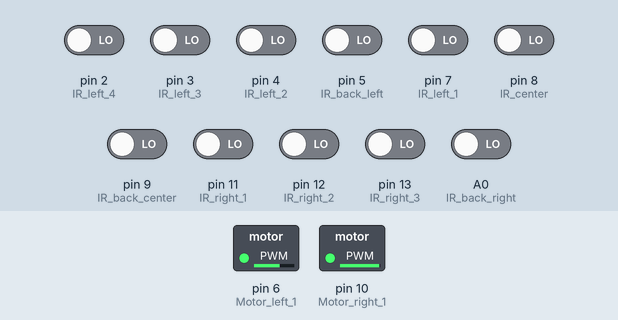
This sketch was run on a simulated Arduino Uno, built with avr-gcc and run on an emulated ATmega328P. Shown: switched loads named in the sketch (green lamp = pin HIGH). The inputs (shaded band) are chosen by the test bench; at power-on: A0 (IR_back_right), pin 2 (IR_left_4), pin 3 (IR_left_3), pin 4 (IR_left_2), pin 5 (IR_back_left), pin 7 (IR_left_1), pin 8 (IR_center), pin 9 (IR_back_center), pin 11 (IR_right_1), pin 12 (IR_right_2), pin 13 (IR_right_3) LOW.

Above: at 1.2 s.
1.3 s: pin 2 (IR_left_4) driven HIGH
At 2.5 s:
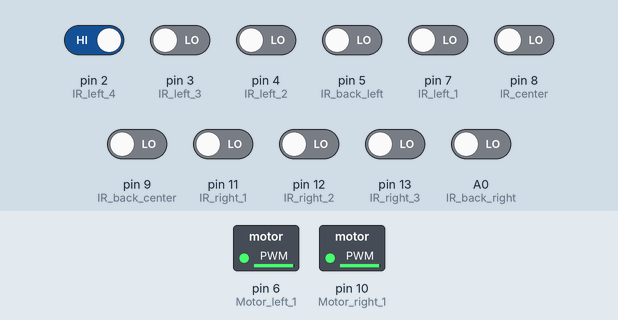
2.8 s: pin 13 (IR_right_3) driven HIGH
At 4.0 s:
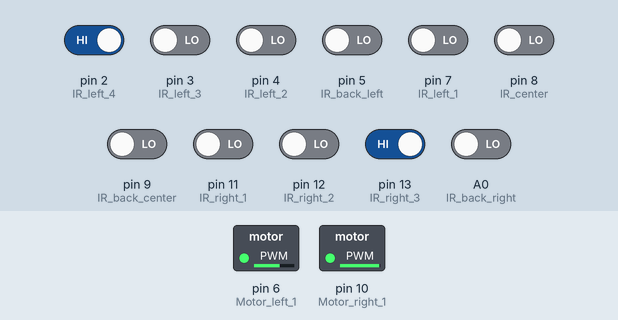
4.3 s: pin 13 (IR_right_3) driven LOW
At 4.8 s:
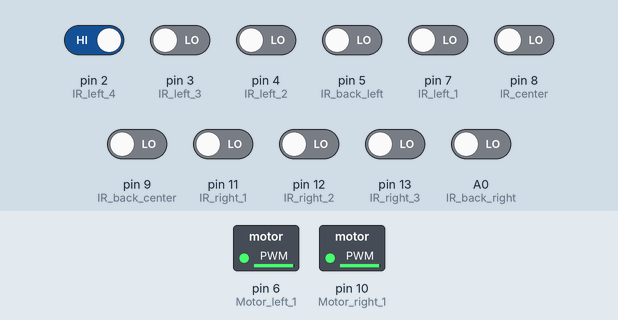
5.8 s: pin 2 (IR_left_4) driven LOW
At 6.4 s:
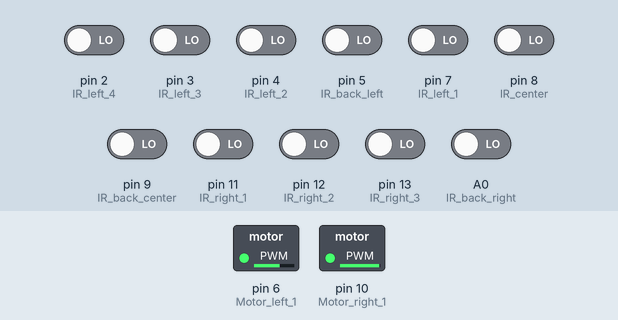
7.3 s: pin 2 (IR_left_4) driven HIGH and pin 3 (IR_left_3) driven HIGH and pin 4 (IR_left_2) driven HIGH and pin 5 (IR_back_left) driven HIGH and pin 7 (IR_left_1) driven HIGH
At 7.6 s:
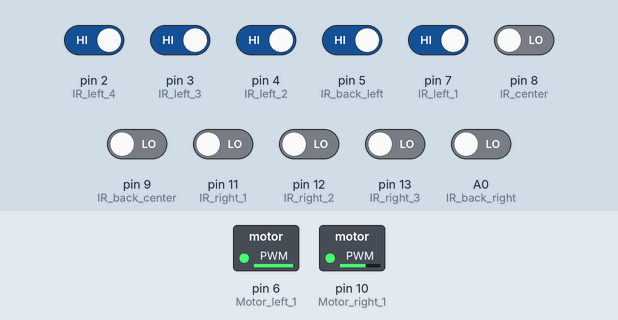
8.8 s: pin 8 (IR_center) driven HIGH
At 9.9 s:
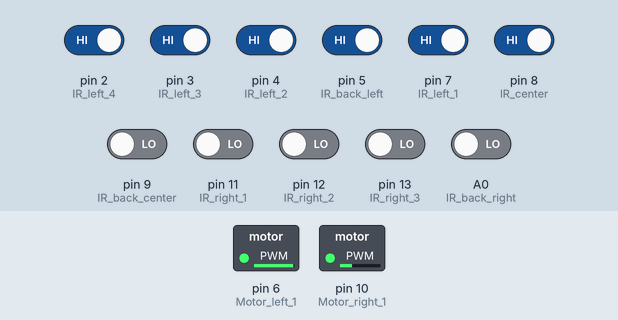
Timing chart, 0 to 11.3 s (numbered marks = the images above; inputs shaded):
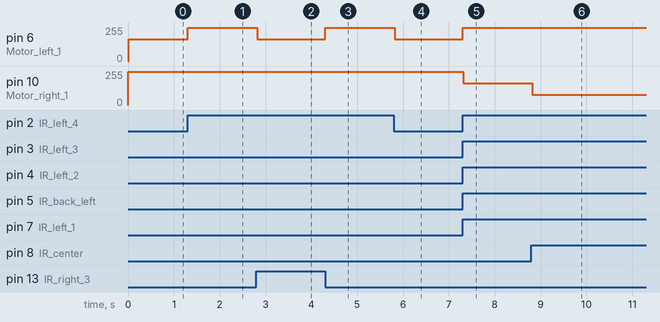

The sketch:

IUT.ino
```cpp
#define Motor_left_1 6
//#define Motor_left_2 5
#define Motor_right_1 10
//#define Motor_right_2 9
#define IR_left_4 2
#define IR_left_3 3
#define IR_left_2 4
#define IR_left_1 7
#define IR_center 8
#define IR_right_1 11
#define IR_right_2 12
#define IR_right_3 13
//#define IR_right_4 5
//#define IR_back_left 40
#define IR_back_left 5
#define IR_back_center 9
#define IR_back_right A0

static int sensorReading[8]={};
static int left[3]={};
const int noOfSensor=8;
int integralCapacity=50;

static int err[50]={};
static int integral = 0;
static int prev_error=0;
boolean BLACK=0;
boolean WHITE=1;
boolean TRACK =BLACK;
boolean LEFT=0;
boolean RIGHT=1;
boolean toRotate = LEFT;
boolean START=0;
boolean END=1;
boolean positn=START;
int Kp=200;
int Ki=2;
int Kd=40;
static int Left_pwm;
static int Right_pwm;

int prev_l4 = 0;
int prev_r4 =0;

int max_drive = Kp*4 + Ki*8+Kd;

void readSensors()
{

  if(digitalRead(IR_left_4)==HIGH) sensorReading[0]=1^TRACK;
  else sensorReading[0]=0^TRACK;
  if(digitalRead(IR_left_3)==HIGH) sensorReading[1]=1^TRACK;
  else sensorReading[1]=0^TRACK;
  if(digitalRead(IR_left_2)==HIGH) sensorReading[2]=1^TRACK;
  else sensorReading[2]=0^TRACK;
  if(digitalRead(IR_left_1)==HIGH) sensorReading[3]=1^TRACK;
  else sensorReading[3]=0^TRACK;
  if(digitalRead(IR_center)==HIGH) sensorReading[4]=1^TRACK;
  else sensorReading[4]=0^TRACK;
  if(digitalRead(IR_right_1)==HIGH) sensorReading[5]=1^TRACK;
  else sensorReading[5]=0^TRACK;
  if(digitalRead(IR_right_2)==HIGH) sensorReading[6]=1^TRACK;
  else sensorReading[6]=0^TRACK;
  if(digitalRead(IR_right_3)==HIGH) sensorReading[7]=1^TRACK;
  else sensorReading[7]=0^TRACK;
  //if(digitalRead(IR_right_4)==HIGH) sensorReading[8]=1^TRACK;
  //else sensorReading[8]=0;
  if(digitalRead(IR_back_left)==HIGH) left[0]=1^TRACK;
  else left[0]=0^TRACK;
  if(digitalRead(IR_back_center)==HIGH) left[1]=1^TRACK;
  else left[1]=0^TRACK;
  if(digitalRead(IR_back_right)==HIGH) left[2]=1^TRACK;
  else left[2]=0^TRACK;
  /*if(digitalRead(IR_back_left)==HIGH) left[0]=1^TRACK;
  else sensorReading[8]=0^TRACK;
  if(digitalRead(IR_back_center)==HIGH) left[1]=1^TRACK;
  else sensorReading[8]=0^TRACK;
  if(digitalRead(IR_back_right)==HIGH) left[2]=1^TRACK;
  else sensorReading[8]=0^TRACK;
  */


}

/*void setPosition()
  {
   if(isAllIrsOn()&&positn==START) {
     positn=END;
    Serial.print("\nStart\n");
 }
   else
   {
     positn=END;
      Serial.print("\nEnd\n");
   }
  }
*/

int getCurrentPosition()
{
  int end=0;
  int distance=0;
  for(int i=0;i<noOfSensor;i++)
  {
    if(sensorReading[i]==0){
      end=i+1;
      distance++;
    }
  }
  if(distance==0)
  {
    if(integral>0) return (int)(noOfSensor)/2;
    else return -(int)(noOfSensor)/2;
  }
  int cur_pos = (end-distance/2)-((int)noOfSensor/2+1);
 // printf("---->%d %d %d \n",end,distance,cur_pos);
  return cur_pos;
}

int determinePWM()
{
  integral =0;


  int error=getCurrentPosition();

  //Serial.print("lksjfd");
 // int error = getCurrentPosition();

  for(int i=0;i<integralCapacity;i++)
    {
      err[(integralCapacity-1)-i]=err[(integralCapacity-2)-i];
    }
    if(error!=0)
    {
    for(int i=0;i<integralCapacity;i++)
    {
      integral=integral+err[i];
    }
    }
    else integral=0;

  err[0]=error;

  int derivative = (error - prev_error);
  int drive = error*Kp+integral*Ki+derivative*Kd;
  int displacement = ((float)drive/(float)max_drive)*(float)250;
  if(displacement>250) displacement=250;
  if(displacement<-250) displacement=-250;
  prev_error=error;
  /*Serial.print("\nin pwm:  ");
 Serial.print(error);
  Serial.print("  ");
 Serial.print(integral);
 Serial.print("  ");
  Serial.print(derivative);
  Serial.print("  ");
  Serial.print(displacement);
  Serial.print("  ");
 Serial.print(drive);
  Serial.print("  \n");*/


  if(displacement>0)//move right
  {
   analogWrite(Motor_left_1,250);
   //digitalWrite(Motor_left_2,LOW);
   analogWrite(Motor_right_1,250-displacement);
   //digitalWrite(Motor_right_2,LOW);

  }

  else
  {
    analogWrite(Motor_left_1,250+displacement);
  // digitalWrite(Motor_left_2,LOW);
   analogWrite(Motor_right_1,250);
  // digitalWrite(Motor_right_2,LOW);

  }

  return displacement;


}

void setRotationDirection()
{
  if(sensorReading[0]==0 && sensorReading[6]==1)
  toRotate=LEFT;
  else if(sensorReading[0]==1 && sensorReading[6]==0)
  toRotate =RIGHT;
}
void RotateSharp()
{
 // Serial.print("\n\n\nrotating sharp to ");
  if(toRotate==LEFT)
  {
  //  Serial.print("Left\n\\n");
    analogWrite(Motor_left_1,0);
   //digitalWrite(Motor_left_2,LOW);
   analogWrite(Motor_right_1,250);
   //digitalWrite(Motor_right_2,LOW);

  }
  else if(toRotate==RIGHT)
  {
   // Serial.print("Right\n\n ");
  analogWrite(Motor_left_1,250);
  // digitalWrite(Motor_left_2,LOW);
   analogWrite(Motor_right_1,0);
  // digitalWrite(Motor_right_2,LOW);
}

}

  void rotateHardLeft()
  {
   analogWrite(Motor_left_1,0);
  // digitalWrite(Motor_left_2,LOW);
   analogWrite(Motor_right_1,250);
  // digitalWrite(Motor_right_2,LOW);
  // Serial.print("\n\nRotating HardLeft\n\n");
   toRotate=LEFT;
   delay(200);
  }

  void moveForward()
  {
   // Serial.print("\n\nMoving forward***\n\n");
    analogWrite(Motor_left_1,250);
  // digitalWrite(Motor_left_2,LOW);
   analogWrite(Motor_right_1,250);
  // digitalWrite(Motor_right_2,LOW);
  }

  void stopMoving()
  {

   // Serial.print("\n\nMoving stopped***\n\n");
    analogWrite(Motor_left_1,0);
  // digitalWrite(Motor_left_2,LOW);
   analogWrite(Motor_right_1,0);
   //digitalWrite(Motor_right_2,LOW);
  }
/////////////////////////////////////////////////////
int isOutOfTrack()
  {
    int count=0;
    for(int i=0;i<8;i++)
    {
      if(sensorReading[i]==0) count++;
    }
    if(count==0) return 1;
    else return 0;
  }

int isAllFrontIrsOn()
{

 for(int i=0;i<8;i++)
{
 if(sensorReading[i]==1) return 0;
}
return 1;
}
int isL()
{
 if((!sensorReading[0] && !sensorReading[1] && !sensorReading[2] && !sensorReading[3] && !sensorReading[4]) &&(!left[0] || !left[1] || !left[2]))
 return 1;
 else return 0;
}

int isAllIrsOn()
{
 if(isAllFrontIrsOn() && left[0]==0 && left[1]==0 && left[2]==0) return 1;
 else return 0;
}
void setup()
{
 Serial.begin(9600);
  pinMode(Motor_left_1,OUTPUT);
 // pinMode(Motor_left_2,OUTPUT);
  pinMode(Motor_right_1,OUTPUT);
 // pinMode(Motor_right_2,OUTPUT);
  pinMode(IR_left_4,INPUT);
  pinMode(IR_left_3,INPUT);
  pinMode(IR_left_2,INPUT);
  pinMode(IR_left_1,INPUT);
  pinMode(IR_center,INPUT);
  pinMode(IR_right_1,INPUT);
  pinMode(IR_right_2,INPUT);
  pinMode(IR_right_3,INPUT);
 // pinMode(IR_right_4,INPUT);
 // pinMode(IR_right_4,INPUT);
  //pinMode(IR_front,INPUT);
  digitalWrite(IR_left_4,LOW);
  digitalWrite(IR_left_3,LOW);
  digitalWrite(IR_left_2,LOW);
  digitalWrite(IR_left_1,LOW);
  digitalWrite(IR_center,LOW);
  digitalWrite(IR_right_1,LOW);
  digitalWrite(IR_right_2,LOW);
  digitalWrite(IR_right_3,LOW);
 // digitalWrite(IR_right_4,LOW);


}

void loop()
{
  digitalWrite(IR_left_4,LOW);
  digitalWrite(IR_left_3,LOW);
  digitalWrite(IR_left_2,LOW);
  digitalWrite(IR_left_1,LOW);
  digitalWrite(IR_center,LOW);
  digitalWrite(IR_right_1,LOW);
  digitalWrite(IR_right_2,LOW);
  digitalWrite(IR_right_3,LOW);
  //readSensors();
  //setRotationDirection();
  //Serial.print("\nsensor reading-->");
  /*sensorReading[0]=1;
  sensorReading[1]=1;
  sensorReading[2]=0;
  sensorReading[3]=0;
  sensorReading[4]=0;
  sensorReading[5]=1;
  sensorReading[6]=1;*/
  //digitalWrite(Motor_left_1,HIGH);
  //digitalWrite(Motor_left_2,LOW);

  /////////////////////////////////////////////////////////////////////////////////////////////////////////////////////////////////////////////////
  readSensors();
  setRotationDirection();


  digitalWrite(IR_left_4,LOW);
    digitalWrite(IR_left_3,LOW);
  digitalWrite(IR_left_2,LOW);
  digitalWrite(IR_left_1,LOW);
  digitalWrite(IR_center,LOW);
  digitalWrite(IR_right_1,LOW);
  digitalWrite(IR_right_2,LOW);
  digitalWrite(IR_right_3,LOW);
  digitalWrite(IR_left_4,LOW);

  if(isOutOfTrack())
  RotateSharp();
   else
  determinePWM();

  //else if(/*isAllFrontIrsOn()&&!isAllIrsOn()||*/isL())
 // rotateHardLeft();
  //else if(isAllIrsOn())
  //{
  // if(positn=START)
  // moveForward();
 // else if(positn=END)
  // stopMoving();
 // }


  /////////////////////////////////////////////////////////////////////////////////////////////////////////////////////////////////////////////
  /*delay(3000);
  Serial.print("starting-->");
  sensorReading[0]=0;
  sensorReading[1]=0;
  sensorReading[2]=0;
  sensorReading[3]=0;
  sensorReading[4]=0;
  sensorReading[5]=0;
  sensorReading[6]=0;
  sensorReading[7]=0;
  sensorReading[8]=0;
  left[0]=0;
  left[1]=0;
  left[2]=0;
  for(int i= 0;i<9;i++)
  {
    Serial.print(sensorReading[i]);
    Serial.print(" ");
  }
  Serial.print("\n\n");
  readSensors();
  setRotationDirection();

  if(positn==START)
  {
    moveForward();
    delay(1000);
    positn=END;
  }

  else if(isOutOfTrack())
  RotateSharp();
  else if(isAllFrontIrsOn()&&!isAllIrsOn())
  rotateHardLeft();
  else if(isAllIrsOn())
  {
   if(positn=START)
   moveForward();
  else if(positn=END)
   stopMoving();
  }
  else
  determinePWM();
  delay(1000);


  Serial.print("\nsensor reading-->");
  sensorReading[0]=1;
  sensorReading[1]=1;
  sensorReading[2]=0;
  sensorReading[3]=0;
  sensorReading[4]=0;
  sensorReading[5]=1;
  sensorReading[6]=1;
  sensorReading[7]=1;
  sensorReading[8]=1;
  for(int i= 0;i<9;i++)
  {
    Serial.print(sensorReading[i]);
    Serial.print(" ");
  }
  Serial.print("\n\n");
  setRotationDirection();
  if(isOutOfTrack())
  RotateSharp();
  else
  determinePWM();
  delay(1000);


  Serial.print("\nsensor reading-->");
  sensorReading[0]=1;
  sensorReading[1]=0;
  sensorReading[2]=0;
  sensorReading[3]=0;
  sensorReading[4]=1;
  sensorReading[5]=1;
  sensorReading[6]=1;
  sensorReading[7]=1;
  sensorReading[8]=1;
  for(int i= 0;i<9;i++)
  {
    Serial.print(sensorReading[i]);
    Serial.print(" ");
  }
  Serial.print("\n\n");
  setRotationDirection();
  if(isOutOfTrack())
  RotateSharp();
  else
  determinePWM();
  delay(1000);

  Serial.print("\nsensor reading-->");
  sensorReading[0]=0;
  sensorReading[1]=0;
  sensorReading[2]=1;
  sensorReading[3]=1;
  sensorReading[4]=1;
  sensorReading[5]=1;
  sensorReading[6]=1;
  sensorReading[7]=1;
  sensorReading[8]=1;
  for(int i= 0;i<9;i++)
  {
    Serial.print(sensorReading[i]);
    Serial.print(" ");
  }
  Serial.print("\n\n");
  setRotationDirection();
  if(isOutOfTrack())
  RotateSharp();
  else
  determinePWM();
  delay(1000);

  Serial.print("\nsensor reading-->");
  sensorReading[0]=0;
  sensorReading[1]=1;
  sensorReading[2]=1;
  sensorReading[3]=1;
  sensorReading[4]=1;
  sensorReading[5]=1;
  sensorReading[6]=1;
  sensorReading[7]=1;
  sensorReading[8]=1;
  for(int i= 0;i<9;i++)
  {
    Serial.print(sensorReading[i]);
    Serial.print(" ");
  }
  Serial.print("\n\n");
  setRotationDirection();
  if(isOutOfTrack())
  RotateSharp();
  else
  determinePWM();
  delay(1000);


  Serial.print("\nsensor reading-->");
  sensorReading[0]=1;
  sensorReading[1]=1;
  sensorReading[2]=1;
  sensorReading[3]=1;
  sensorReading[4]=1;
  sensorReading[5]=1;
  sensorReading[6]=1;
  sensorReading[7]=1;
  sensorReading[8]=1;
  for(int i= 0;i<9;i++)
  {
    Serial.print(sensorReading[i]);
    Serial.print(" ");
  }
  Serial.print("\n\n");
  setRotationDirection();
  if(isOutOfTrack())
  RotateSharp();
  else
  determinePWM();
  delay(1000);


  Serial.print("\nsensor reading-->");
  sensorReading[0]=1;
  sensorReading[1]=1;
  sensorReading[2]=1;
  sensorReading[3]=0;
  sensorReading[4]=0;
  sensorReading[5]=0;
  sensorReading[6]=1;
  sensorReading[7]=1;
  sensorReading[8]=1;
  for(int i= 0;i<9;i++)
  {
    Serial.print(sensorReading[i]);
    Serial.print(" ");
  }
  Serial.print("\n\n");
  setRotationDirection();
  if(isOutOfTrack())
  RotateSharp();
  else
  determinePWM();
  delay(1000);


  Serial.print("\nsensor reading-->");
  sensorReading[0]=1;
  sensorReading[1]=1;
  sensorReading[2]=1;
  sensorReading[3]=1;
  sensorReading[4]=0;
  sensorReading[5]=0;
  sensorReading[6]=0;
  sensorReading[7]=1;
  sensorReading[8]=1;
  for(int i= 0;i<9;i++)
  {
    Serial.print(sensorReading[i]);
    Serial.print(" ");
  }
  Serial.print("\n\n");
  setRotationDirection();
  if(isOutOfTrack())
  RotateSharp();
  else
  determinePWM();
  delay(1000);


  Serial.print("\nsensor reading-->");
  sensorReading[0]=1;
  sensorReading[1]=1;
  sensorReading[2]=1;
  sensorReading[3]=1;
  sensorReading[4]=1;
  sensorReading[5]=1;
  sensorReading[6]=0;
  sensorReading[7]=0;
  sensorReading[8]=0;
  for(int i= 0;i<9;i++)
  {
    Serial.print(sensorReading[i]);
    Serial.print(" ");
  }
  Serial.print("\n\n");
  setRotationDirection();
  if(isOutOfTrack())
  RotateSharp();
  else
  determinePWM();
  delay(1000);


  Serial.print("\nsensor reading-->");
  sensorReading[0]=1;
  sensorReading[1]=1;
  sensorReading[2]=1;
  sensorReading[3]=1;
  sensorReading[4]=1;
  sensorReading[5]=1;
  sensorReading[6]=1;
  sensorReading[7]=0;
  sensorReading[8]=0;
  for(int i= 0;i<9;i++)
  {
    Serial.print(sensorReading[i]);
    Serial.print(" ");
  }
  Serial.print("\n\n");
  setRotationDirection();
  if(isOutOfTrack())
  RotateSharp();
  else
  determinePWM();
  delay(1000);

  Serial.print("\nsensor reading-->");
  sensorReading[0]=1;
  sensorReading[1]=1;
  sensorReading[2]=1;
  sensorReading[3]=1;
  sensorReading[4]=1;
  sensorReading[5]=1;
  sensorReading[6]=1;
  sensorReading[7]=1;
  sensorReading[8]=0;
  for(int i= 0;i<9;i++)
  {
    Serial.print(sensorReading[i]);
    Serial.print(" ");
  }
  Serial.print("\n\n");
  setRotationDirection();
  if(isOutOfTrack())
  RotateSharp();
  else
  determinePWM();
  delay(1000);

  Serial.print("\nsensor reading-->");
  sensorReading[0]=0;
  sensorReading[1]=0;
  sensorReading[2]=0;
  sensorReading[3]=0;
  sensorReading[4]=0;
  sensorReading[5]=0;
  sensorReading[6]=0;
  sensorReading[7]=0;
  sensorReading[8]=0;
  left[0]=0;
  left[1]=1;
  left[2]=0;
  for(int i= 0;i<9;i++)
  {
    Serial.print(sensorReading[i]);
    Serial.print(" ");
  }
  Serial.print("\n\n");
  //readSensors();
  setRotationDirection();

  if(positn==START)
  {
    moveForward();
    delay(1000);
    positn=END;
  }

  else if(isOutOfTrack())
  RotateSharp();
  else if(isAllFrontIrsOn()&&!isAllIrsOn())
  rotateHardLeft();
  else if(isAllIrsOn())
  {
   stopMoving();
  }
  else
  determinePWM();
  delay(1000);

  //analogWrite(Motor_left_1,250);
  //analogWrite(Motor_right_1,250);

 */


}
```

Measured:
- after the input at 1.3 s, pin 6 (Motor_left_1): 163/255 → 250/255 at once
- after the input at 2.8 s, pin 6 (Motor_left_1): 250/255 → 163/255 at once
- after the input at 4.3 s, pin 6 (Motor_left_1): 163/255 → 250/255 at once
- after the input at 5.8 s, pin 6 (Motor_left_1): 250/255 → 163/255 at once
- after the input at 7.3 s, pin 6 (Motor_left_1): 163/255 → 250/255 at once; pin 10 (Motor_right_1): 250/255 → 163/255 at once
- after the input at 8.8 s, pin 10 (Motor_right_1): 163/255 → 76/255 at once
